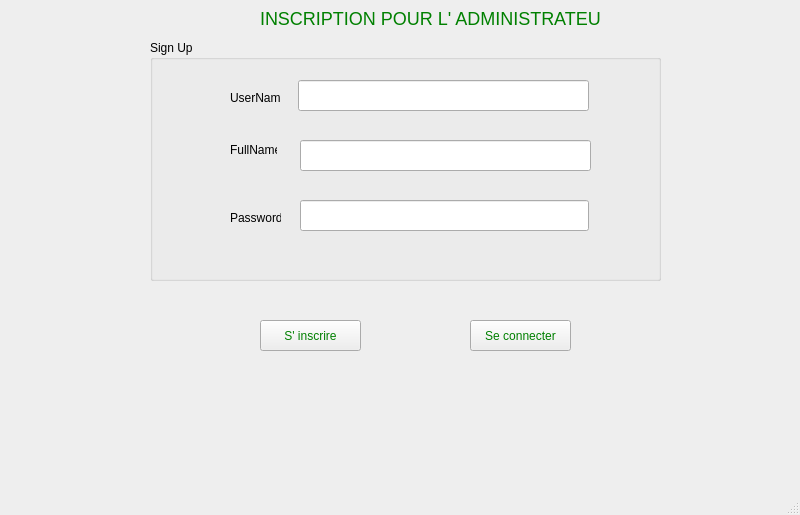
<?xml version="1.0" encoding="UTF-8"?>
<ui version="4.0">
 <class>MainWindow</class>
 <widget class="QMainWindow" name="MainWindow">
  <property name="geometry">
   <rect>
    <x>0</x>
    <y>0</y>
    <width>800</width>
    <height>515</height>
   </rect>
  </property>
  <property name="windowTitle">
   <string>MainWindow</string>
  </property>
  <property name="styleSheet">
   <string notr="true">QMainWindow{
	background: #EEEEEE;
}</string>
  </property>
  <widget class="QWidget" name="centralwidget">
   <widget class="QPushButton" name="seConnecter">
    <property name="geometry">
     <rect>
      <x>470</x>
      <y>320</y>
      <width>101</width>
      <height>31</height>
     </rect>
    </property>
    <property name="styleSheet">
     <string notr="true">#seConnecter{
	background-color:  #eeeeee;
    color: green;
}</string>
    </property>
    <property name="text">
     <string>Se connecter</string>
    </property>
   </widget>
   <widget class="QPushButton" name="inscrire">
    <property name="geometry">
     <rect>
      <x>260</x>
      <y>320</y>
      <width>101</width>
      <height>31</height>
     </rect>
    </property>
    <property name="styleSheet">
     <string notr="true">#inscrire{
	background-color:  #eeeeee;
    color: green;
}</string>
    </property>
    <property name="text">
     <string>S' inscrire</string>
    </property>
   </widget>
   <widget class="QLabel" name="title">
    <property name="geometry">
     <rect>
      <x>260</x>
      <y>10</y>
      <width>341</width>
      <height>16</height>
     </rect>
    </property>
    <property name="styleSheet">
     <string notr="true">#title{
	color: green;
	font-size: 18px;
}</string>
    </property>
    <property name="text">
     <string>INSCRIPTION POUR L' ADMINISTRATEUR</string>
    </property>
   </widget>
   <widget class="QGroupBox" name="SignUp">
    <property name="geometry">
     <rect>
      <x>150</x>
      <y>40</y>
      <width>511</width>
      <height>241</height>
     </rect>
    </property>
    <property name="title">
     <string>Sign Up</string>
    </property>
    <widget class="QLineEdit" name="username">
     <property name="geometry">
      <rect>
       <x>148</x>
       <y>40</y>
       <width>291</width>
       <height>31</height>
      </rect>
     </property>
    </widget>
    <widget class="QLineEdit" name="password">
     <property name="geometry">
      <rect>
       <x>150</x>
       <y>160</y>
       <width>289</width>
       <height>31</height>
      </rect>
     </property>
     <property name="echoMode">
      <enum>QLineEdit::Password</enum>
     </property>
    </widget>
    <widget class="QLabel" name="label_2">
     <property name="geometry">
      <rect>
       <x>80</x>
       <y>100</y>
       <width>47</width>
       <height>20</height>
      </rect>
     </property>
     <property name="text">
      <string>FullName:</string>
     </property>
    </widget>
    <widget class="QLabel" name="label_3">
     <property name="geometry">
      <rect>
       <x>80</x>
       <y>170</y>
       <width>51</width>
       <height>16</height>
      </rect>
     </property>
     <property name="text">
      <string>Password:</string>
     </property>
    </widget>
    <widget class="QLineEdit" name="fullname">
     <property name="geometry">
      <rect>
       <x>150</x>
       <y>100</y>
       <width>291</width>
       <height>31</height>
      </rect>
     </property>
    </widget>
    <widget class="QLabel" name="label">
     <property name="geometry">
      <rect>
       <x>80</x>
       <y>50</y>
       <width>51</width>
       <height>16</height>
      </rect>
     </property>
     <property name="text">
      <string>UserName:</string>
     </property>
    </widget>
   </widget>
  </widget>
  <widget class="QMenuBar" name="menubar">
   <property name="geometry">
    <rect>
     <x>0</x>
     <y>0</y>
     <width>800</width>
     <height>21</height>
    </rect>
   </property>
  </widget>
  <widget class="QStatusBar" name="statusbar"/>
 </widget>
 <resources/>
 <connections/>
</ui>
